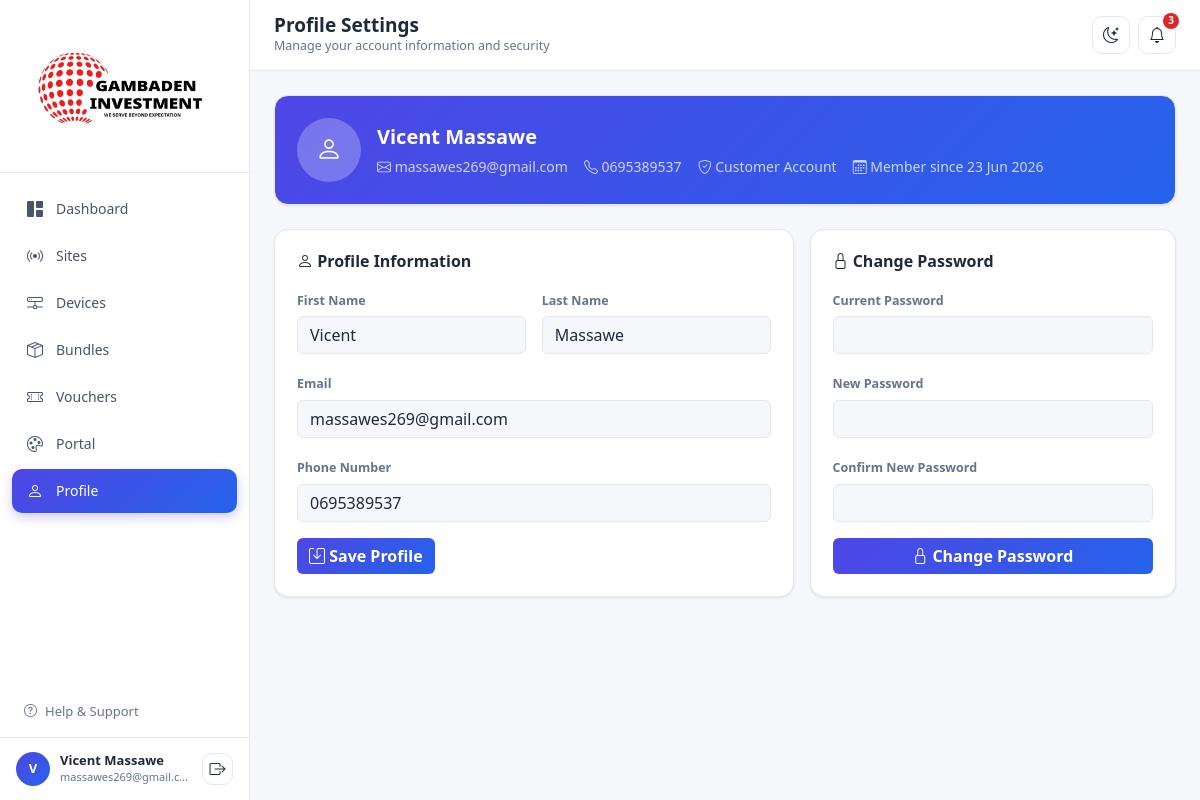
/admin.php?page=profile (signed in), run on the app's committed database.
### tables this page shows
CREATE TABLE IF NOT EXISTS users (
  id             INT AUTO_INCREMENT PRIMARY KEY,
  username       VARCHAR(50)  NOT NULL UNIQUE,
  password_hash  VARCHAR(255) NOT NULL,
  first_name     VARCHAR(100) NOT NULL DEFAULT '',
  last_name      VARCHAR(100) NOT NULL DEFAULT '',
  email          VARCHAR(150) NOT NULL,
  phone          VARCHAR(30)  DEFAULT '',
  account_type   VARCHAR(50)  DEFAULT 'Customer Account',
  member_since   DATE         DEFAULT NULL,
  bank_name      VARCHAR(50)  DEFAULT '',
  account_number VARCHAR(50)  DEFAULT '',
  plan           VARCHAR(50)  DEFAULT 'Free',
  plan_price     INT          DEFAULT 0,
  billing_cycle  VARCHAR(20)  DEFAULT 'Monthly',
  next_renewal   DATE         DEFAULT NULL,
  created_at     TIMESTAMP    DEFAULT CURRENT_TIMESTAMP
);

### admin.php (called while the page is built, shortened)
<?php
require __DIR__ . '/includes/config.php';
$page = $_GET['page'] ?? 'dashboard';
$data = load_app_data();
require __DIR__ . '/includes/layout_top.php';
require __DIR__ . "/pages/{$page}.php";
require __DIR__ . '/includes/layout_bottom.php';

### includes/config.php (called while the page is built, shortened)
<?php
function current_user_id(): int {
    return (int) ($_SESSION['user_id'] ?? 1);
}
function load_app_data(): array {
    $pdo = db();
    $userId = current_user_id();
    $profile = $pdo->prepare('SELECT * FROM users WHERE id = ?');
    $profile->execute([$userId]);
    $user = $profile->fetch() ?: [];
    $sites = $pdo->query(
        'SELECT s.*, COUNT(d.id) AS device_count
           FROM sites s
           LEFT JOIN devices d ON d.site_id = s.id
          GROUP BY s.id
          ORDER BY s.id'
    )->fetchAll();
    $devices = $pdo->query('SELECT * FROM devices ORDER BY id')->fetchAll();
    $bundles = $pdo->query(
        "SELECT b.*,
                COALESCE(m.qty, 0) AS sales_month,
                COALESCE(m.revenue, 0) AS revenue_month
           FROM bundles b
           LEFT JOIN (
                SELECT bundle_id, SUM(quantity) AS qty, SUM(amount) AS revenue
                  FROM sales
                 WHERE YEAR(sold_at) = YEAR(CURDATE()) AND MONTH(sold_at) = MONTH(CURDATE())
                 GROUP BY bundle_id
           ) m ON m.bundle_id = b.id
          ORDER BY b.id"
    )->fetchAll();
    $portalStmt = $pdo->query('SELECT * FROM portal_settings WHERE id = 1');
    $portal = $portalStmt->fetch() ?: [
        'business_name' => 'GAMBADEN HOTSPOT',
        'welcome_text'  => 'Internet ya Uhakika kwa Bei Nafuu',
        'primary_color' => '#4f46e5',
        'lipa_number'   => '140197316',
        'contact_phone' => '+255745325531',
    ];
    return [
        'sites' => $sites,
        'devices' => $devices,
        'bundles' => $bundles,
        'portal' => $portal,
        'profile' => [
            'first_name' => $user['first_name'] ?? '',
            'last_name'  => $user['last_name'] ?? '',
            'email'      => $user['email'] ?? '',
            'phone'      => $user['phone'] ?? '',
            'account_type' => $user['account_type'] ?? 'Customer Account',
            'member_since' => !empty($user['member_since']) ? date('d M Y', strtotime($user['member_since'])) : '',
            'bank_name'    => $user['bank_name'] ?? '',
            'account_number' => $user['account_number'] ?? '',
        ],
    ];
}

### pages/profile.php (the view, shortened to what this page needs)
<?php if (!defined('NEXOR_APP')) { http_response_code(403); exit; }
$profile = $data['profile'];
?>
<div class="nx-card mb-4" style="background:linear-gradient(135deg,var(--nx-primary),var(--nx-accent));color:#fff;">
  <div class="nx-card-body d-flex align-items-center gap-3 flex-wrap">
    <div class="rounded-circle bg-white bg-opacity-25 d-flex align-items-center justify-content-center" style="width:64px;height:64px;font-size:26px;">
      <i class="bi bi-person"></i>
    </div>
    <div>
      <div class="fs-5 fw-bold"><?= htmlspecialchars($profile['first_name'] . ' ' . $profile['last_name']) ?></div>
      <div class="small opacity-75 d-flex flex-wrap gap-3 mt-1">
        <span><i class="bi bi-envelope"></i> <?= htmlspecialchars($profile['email']) ?></span>
        <span><i class="bi bi-telephone"></i> <?= htmlspecialchars($profile['phone']) ?></span>
        <span><i class="bi bi-shield-check"></i> <?= htmlspecialchars($profile['account_type']) ?></span>
        <span><i class="bi bi-calendar3"></i> Member since <?= htmlspecialchars($profile['member_since']) ?></span>
      </div>
    </div>
  </div>
</div>
<div class="row g-3">
  <div class="col-lg-7">
    <div class="nx-card nx-card-body">
      <h6 class="fw-bold mb-3"><i class="bi bi-person"></i> Profile Information</h6>
      <form method="POST">
        <div class="row g-3 mb-3">
          <div class="col-6">
            <label class="nx-form-label">First Name</label>
            <input type="text" name="first_name" class="form-control" value="<?= htmlspecialchars($profile['first_name']) ?>" required>
          </div>
          <div class="col-6">
            <label class="nx-form-label">Last Name</label>
            <input type="text" name="last_name" class="form-control" value="<?= htmlspecialchars($profile['last_name']) ?>" required>
          </div>
        </div>
        <div class="mb-3">
          <label class="nx-form-label">Email</label>
          <input type="email" name="email" class="form-control" value="<?= htmlspecialchars($profile['email']) ?>" required>
        </div>
        <div class="mb-3">
          <label class="nx-form-label">Phone Number</label>
          <input type="text" name="phone" class="form-control" value="<?= htmlspecialchars($profile['phone']) ?>">
        </div>
        <button type="submit" class="btn btn-nx-primary"><i class="bi bi-save"></i> Save Profile</button>
      </form>
    </div>
  </div>
  <div class="col-lg-5">
    <div class="nx-card nx-card-body">
      <h6 class="fw-bold mb-3"><i class="bi bi-lock"></i> Change Password</h6>
      <form method="POST">
        <div class="mb-3">
          <label class="nx-form-label">Current Password</label>
          <input type="password" name="current_password" class="form-control" required>
        </div>
        <div class="mb-3">
          <label class="nx-form-label">New Password</label>
          <input type="password" name="new_password" class="form-control" required minlength="6">
        </div>
        <div class="mb-3">
          <label class="nx-form-label">Confirm New Password</label>
          <input type="password" name="confirm_password" class="form-control" required minlength="6">
        </div>
        <button type="submit" class="btn btn-nx-primary w-100"><i class="bi bi-lock"></i> Change Password</button>
      </form>
    </div>
  </div>
</div>

### includes/sidebar.php (shortened to what this page needs)
<aside class="nx-sidebar">
  <div class="nx-sidebar-brand">
    <img src="assets/img/logo.png" alt="Gambaden Investment" class="brand-logo">
  </div>
  <nav class="nx-nav">
    <?php
    $nx_links = [
      'dashboard' => ['bi-grid-1x2-fill',   'Dashboard'],
      'sites'     => ['bi-broadcast',       'Sites'],
      'devices'   => ['bi-hdd-network',     'Devices'],
      'bundles'   => ['bi-box-seam',        'Bundles'],
      'vouchers'  => ['bi-ticket-perforated', 'Vouchers'],
      'portal'    => ['bi-palette',         'Portal'],
      'profile'   => ['bi-person',          'Profile'],
    ];
    foreach ($nx_links as $key => [$icon, $label]):
    ?>
    <a href="admin.php?page=<?= $key ?>" class="<?= $page === $key ? 'active' : '' ?>">
      <i class="bi <?= $icon ?>"></i> <?= $label ?>
    </a>
    <?php endforeach; ?>
  </nav>
  <div class="px-3 pb-2">
    <a href="#" class="d-flex align-items-center gap-2 px-2 py-2 text-decoration-none" style="color:var(--nx-muted);font-size:13px;">
      <i class="bi bi-question-circle"></i> Help &amp; Support
    </a>
  </div>
  <div class="nx-sidebar-footer">
    <div class="nx-avatar"><?= strtoupper(substr($data['profile']['first_name'], 0, 1)) ?></div>
    <div class="flex-grow-1 overflow-hidden">
      <div class="who text-truncate"><?= htmlspecialchars($data['profile']['first_name'] . ' ' . $data['profile']['last_name']) ?></div>
      <div class="email text-truncate"><?= htmlspecialchars($data['profile']['email']) ?></div>
    </div>
    <a href="logout.php" class="nx-icon-btn" title="Logout" style="width:32px;height:32px;">
      <i class="bi bi-box-arrow-right"></i>
    </a>
  </div>
</aside>

### assets/css/style.css (style rules this page uses)
:root { --nx-primary: #4f46e5; --nx-primary-dark: #4338ca; --nx-accent: #2563eb; --nx-bg: #f6f7fb; --nx-surface: #ffffff; --nx-border: #e5e7eb; --nx-text: #1e293b; --nx-muted: #64748b; --nx-sidebar-bg: #ffffff; --nx-sidebar-text: #475569; --nx-success: #16a34a; --nx-success-bg: #dcfce7; --nx-warning: #d97706; --nx-warning-bg: #fef3c7; --nx-danger: #dc2626; --nx-danger-bg: #fee2e2; --nx-shadow: 0 1px 3px rgba(15, 23, 42, .06), 0 1px 2px rgba(15, 23, 42, .04); }
body { background: var(--nx-bg); color: var(--nx-text); font-family: "Segoe UI", system-ui, -apple-system, sans-serif; }
a { color: var(--nx-accent); }
.nx-sidebar { width: 250px; flex-shrink: 0; background: var(--nx-sidebar-bg); border-right: 1px solid var(--nx-border); display: flex; flex-direction: column; transition: transform .2s ease; }
.nx-sidebar-brand { padding: 18px 20px; border-bottom: 1px solid var(--nx-border); }
.nx-sidebar-brand .brand-logo { max-width: 100%; height: auto; display: block; background: #fff; border-radius: 10px; padding: 6px 10px; }
.nx-nav { padding: 14px 12px; flex: 1; overflow-y: auto; }
.nx-nav a { display: flex; align-items: center; gap: 12px; padding: 10px 14px; border-radius: 10px; color: var(--nx-sidebar-text); text-decoration: none; font-size: 14px; font-weight: 500; margin-bottom: 3px; transition: background .15s, color .15s; }
.nx-nav a i { font-size: 16px; width: 18px; text-align: center; }
.nx-nav a.active { background: linear-gradient(135deg, var(--nx-primary), var(--nx-accent)); color: #fff; box-shadow: 0 4px 12px rgba(79, 70, 229, .28); }
.nx-sidebar-footer { padding: 14px 16px; border-top: 1px solid var(--nx-border); display: flex; align-items: center; gap: 10px; }
.nx-avatar { width: 34px; height: 34px; border-radius: 50%; background: linear-gradient(135deg, var(--nx-primary), var(--nx-accent)); color: #fff; font-weight: 700; font-size: 13px; display: flex; align-items: center; justify-content: center; flex-shrink: 0; }
.nx-sidebar-footer .who { font-size: 13px; font-weight: 600; color: var(--nx-text); line-height: 1.2; }
.nx-sidebar-footer .email { font-size: 11px; color: var(--nx-muted); }
.nx-icon-btn { width: 38px; height: 38px; border-radius: 10px; border: 1px solid var(--nx-border); background: var(--nx-surface); color: var(--nx-text); display: flex; align-items: center; justify-content: center; position: relative; }
.nx-card { background: var(--nx-surface); border: 1px solid var(--nx-border); border-radius: 14px; box-shadow: var(--nx-shadow); }
.nx-card-body { padding: 22px; }
.nx-form-label { font-size: 12.5px; font-weight: 600; color: var(--nx-muted); margin-bottom: 6px; }
.form-control, .form-select { background: var(--nx-bg); border: 1px solid var(--nx-border); color: var(--nx-text); }
.btn-nx-primary { background: linear-gradient(135deg, var(--nx-primary), var(--nx-accent)); border: none; color: #fff; font-weight: 600; }

### data on the page
users: first_name "V", first_name+last_name "Vicent Massawe", email "massawes269@gmail.c…", email "massawes269@gmail.com", phone "0695389537", account_type "Customer Account", first_name "Vicent", last_name "Massawe"

### other printed values
$label "Dashboard"
$label "Sites"
$label "Devices"
$label "Bundles"
$label "Vouchers"
$label "Portal"
$label "Profile"
$pageTitle "Profile Settings"
$pageSubtitle "Manage your account information and security"
$profile['member_since'] "23 Jun 2026"
